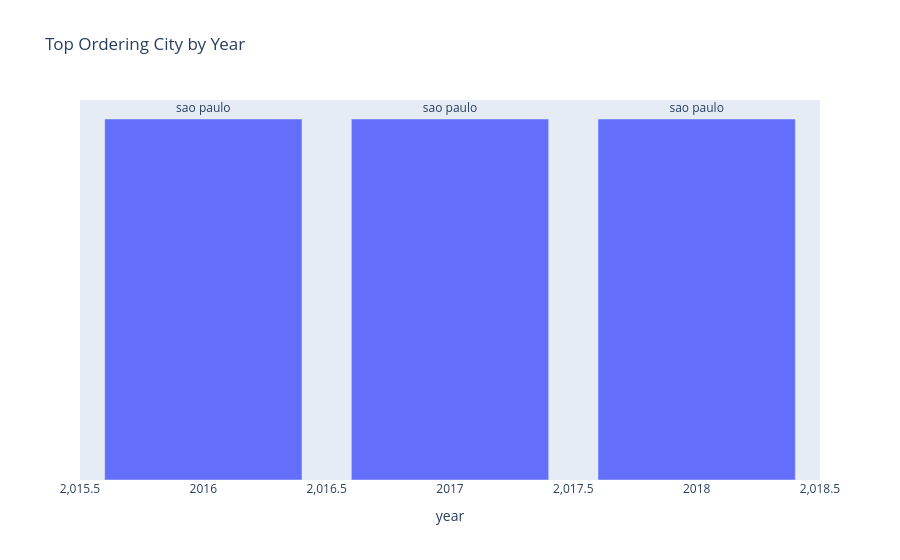

Notebook code for this chart:
### Code cell
top_cities = pd.pivot_table(
    df,
    index = 'year',
    columns = 'customer_city',
    values = 'price',
    aggfunc = 'count',
    fill_value = 0
).idxmax(axis = 1).reset_index().rename(columns = { 0:'top_city'})

fig = px.bar(
    top_cities,
    x='year',
    y=[1]*len(top_cities),
    text='top_city',
    title='Top Ordering City by Year'
)

fig.update_traces(textposition='outside')
fig.update_yaxes(visible=False)

fig.show()

### Figure 1 — Plotly figure (JSON) as saved in the notebook; plotly's stock layout.template omitted (floating-point values rounded to 4 significant figures)
{"data": [{"hovertemplate": "year=%{x}<br>y=%{y}<br>top_city=%{text}<extra></extra>", "legendgroup": "", "marker": {"color": "#636efa", "pattern": {"shape": ""}}, "name": "", "orientation": "v", "showlegend": false, "text": ["sao paulo", "sao paulo", "sao paulo"], "textposition": "outside", "type": "bar", "x": [2016.0, 2017.0, 2018.0], "xaxis": "x", "y": [1, 1, 1], "yaxis": "y"}], "layout": {"barmode": "relative", "legend": {"tracegroupgap": 0}, "title": {"text": "Top Ordering City by Year"}, "xaxis": {"anchor": "y", "domain": [0, 1], "title": {"text": "year"}}, "yaxis": {"anchor": "x", "domain": [0, 1], "title": {"text": "y"}, "visible": false}}}
